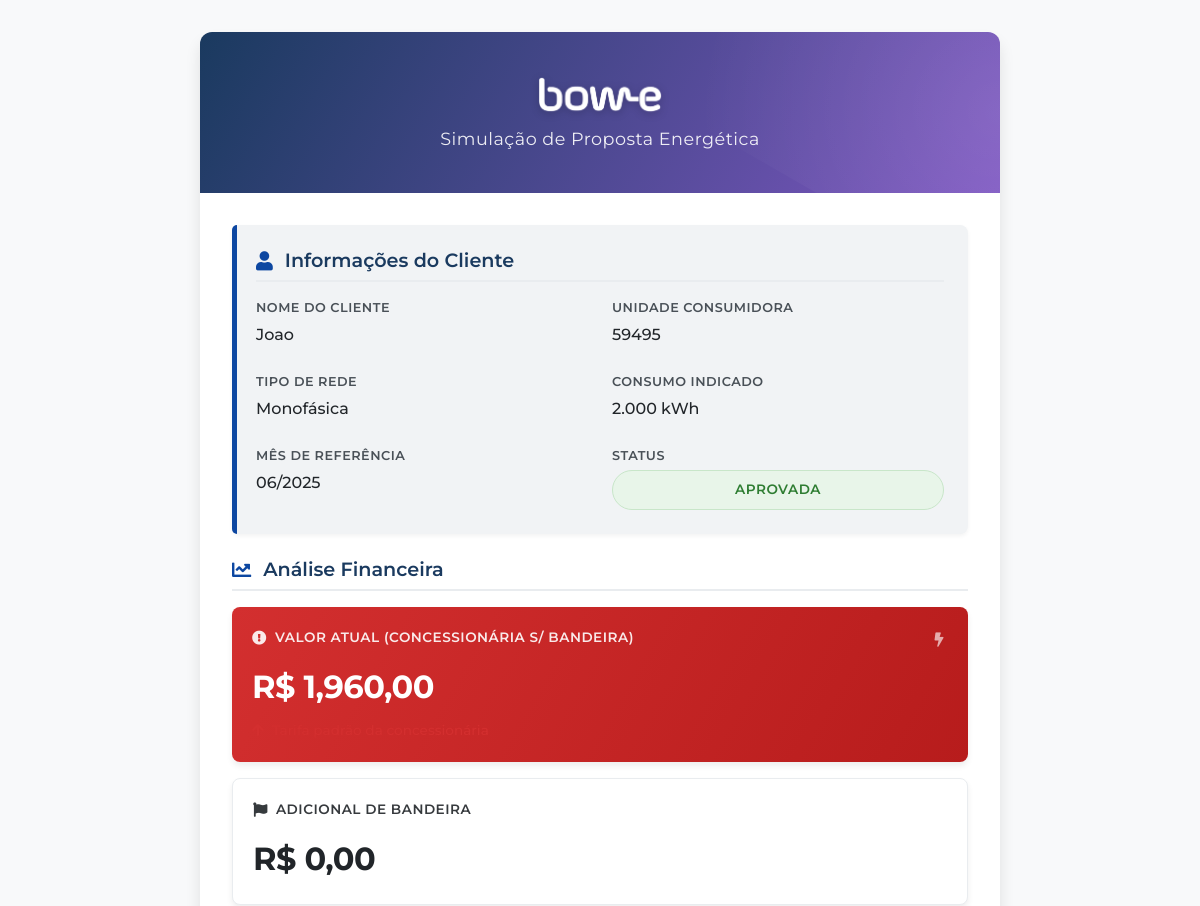
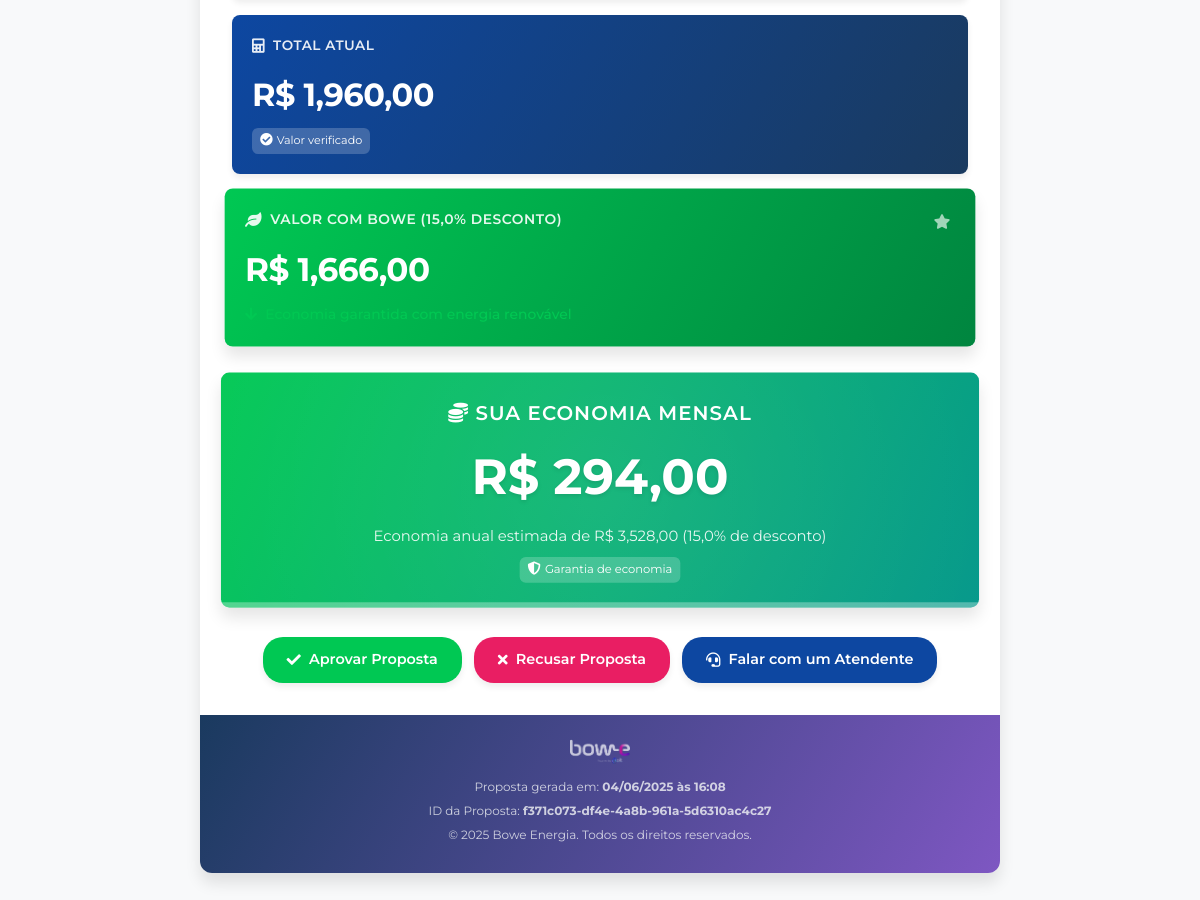
Page /proposta/f371c073-df4e-4a8b-961a-5d6310ac4c27 on the committed database (2 pictures, top to bottom).
### src/models/proposta.py (models this page shows, shortened)
class Proposta(db.Model):
    __tablename__ = 'propostas'
    id = db.Column(db.Integer, primary_key=True)
    id_publico = db.Column(db.String(36), unique=True, nullable=False)
    data_criacao = db.Column(db.DateTime, default=datetime.utcnow)
    status = db.Column(db.String(20), default='Pendente')
    nome_vendedor = db.Column(db.String(100), nullable=False, default="Bowe Energia")
    telefone_vendedor = db.Column(db.String(20), nullable=False, default="(00) 0000-0000")
    chave_pix = db.Column(db.String(100))
    cidade_indicador = db.Column(db.String(100))
    lider = db.Column(db.String(100))
    cpf_indicador = db.Column(db.String(14))
    nome_indicado = db.Column(db.String(100), nullable=False)
    telefone_indicado = db.Column(db.String(20))
    email_indicado = db.Column(db.String(100))
    unidade_consumidora = db.Column(db.String(20), nullable=False)
    consumo_indicado = db.Column(db.Float, nullable=False)
    tipo_rede = db.Column(db.String(20), nullable=False)
    mes_atual = db.Column(db.String(20), nullable=False)
    taxa_concessionaria = db.Column(db.Float, nullable=False)
    taxa_bandeira = db.Column(db.Float, default=0)
    taxa_enersim = db.Column(db.Float)  # Mantido para compatibilidade
    percentual_desconto = db.Column(db.Float, nullable=False)  # Novo campo
    pagar_energisa = db.Column(db.Float, nullable=False)
    pagar_energisa_mais_bandeira = db.Column(db.Float, nullable=False)
    pagar_enersim = db.Column(db.Float, nullable=False)
    economia = db.Column(db.Float, nullable=False)
    economia_anual = db.Column(db.Float, nullable=False)
    porcentagem_economia = db.Column(db.Float, nullable=False)
    modelo_contrato = db.Column(db.String(100))

### src/routes/proposta.py (the view)
@proposta_bp.route('/proposta/<id_publico>')
def visualizar(id_publico):
    proposta = Proposta.query.filter_by(id_publico=id_publico).first_or_404()
    proposta.data_criacao_brasilia = convert_to_brasilia_time(proposta.data_criacao)
    return render_template('proposta.html', proposta=proposta)

### src/routes/proposta.py (called while the page is built)
def convert_to_brasilia_time(utc_dt):
    if utc_dt is None:
        return None
    utc_timezone = pytz.timezone('UTC')
    brasilia_timezone = pytz.timezone('America/Sao_Paulo')
    utc_dt = utc_timezone.localize(utc_dt)
    brasilia_dt = utc_dt.astimezone(brasilia_timezone)
    return brasilia_dt

### src/templates/proposta.html (shortened to what this page needs)
{% extends "base.html" %}
{% block styles %}
<link rel="stylesheet" href="{{ url_for('static', filename='css/bowe_professional.css') }}">
<link rel="stylesheet" href="https://cdnjs.cloudflare.com/ajax/libs/font-awesome/5.15.4/css/all.min.css">
{% endblock %}
{% block content %}
<div class="proposal-container" id="proposal-content">
    <div class="header">
        <div class="header-content">
            <div class="logo-container">
                <img src="{{ url_for('static', filename='img/logo.png') }}" alt="Bowe Energia Logo" class="logo-icon">
            </div>
            <div class="subtitle">Simulação de Proposta Energética</div>
        </div>
    </div>
    <div class="proposal-content">
        <div class="client-info">
            <h2 class="section-title"><i class="fas fa-user"></i> Informações do Cliente</h2>
            <div class="info-grid">
                <div class="info-item">
                    <span class="info-label">Nome do Cliente</span>
                    <span class="info-value">{{ proposta.nome_indicado }}</span>
                </div>
                <div class="info-item">
                    <span class="info-label">Unidade Consumidora</span>
                    <span class="info-value">{{ proposta.unidade_consumidora }}</span>
                </div>
                <div class="info-item">
                    <span class="info-label">Tipo de Rede</span>
                    <span class="info-value">{{ proposta.tipo_rede }}</span>
                </div>
                <div class="info-item">
                    <span class="info-label">Consumo Indicado</span>
                    <span class="info-value">{{ "{:,.0f}".format(proposta.consumo_indicado|int).replace(',', '.') }} kWh</span>
                </div>
                <div class="info-item">
                    <span class="info-label">Mês de Referência</span>
                    <span class="info-value">{{ proposta.mes_atual }}</span>
                </div>
                <div class="info-item">
                    <span class="info-label">Status</span>
                    {% set status_class = "status-pendente" %}
                    {% if proposta.status == "Aprovada" %}
                        {% set status_class = "status-aprovada" %}
                    {% elif proposta.status == "Recusada" %}
                        {% set status_class = "status-recusada" %}
                    {% endif %}
                    <span class="status-badge {{ status_class }}">{{ proposta.status or "Pendente" }}</span>
                </div>
            </div>
        </div>
        <div class="section financial-analysis">
            <h2 class="section-title"><i class="fas fa-chart-line"></i> Análise Financeira</h2>
            <div class="financial-cards">
                <div class="financial-card current">
                    <div class="card-title">
                        <i class="fas fa-exclamation-circle"></i> Valor Atual (Concessionária s/ Bandeira)
                        <span class="card-indicator"><i class="fas fa-bolt"></i></span>
                    </div>
                    <div class="card-value">R$ {{ "{:,.2f}".format(proposta.pagar_energisa).replace(',', '.').replace('.', ',') }}</div>
                    <div class="value-comparison expensive">
                        <i class="fas fa-arrow-up"></i> Tarifa padrão da concessionária
                    </div>
                </div>
                {% if proposta.taxa_bandeira > 0 %}
                <div class="financial-card neutral">
                    <div class="card-title">
                        <i class="fas fa-flag"></i> Adicional de Bandeira
                    </div>
                    <div class="card-value">R$ {{ "{:,.2f}".format(proposta.pagar_energisa_mais_bandeira - proposta.pagar_energisa).replace(',', '.').replace('.', ',') }}</div>
                </div>
                <div class="financial-card total">
                    <div class="card-title">
                        <i class="fas fa-calculator"></i> Total Atual com Bandeira
                    </div>
                    <div class="card-value">R$ {{ "{:,.2f}".format(proposta.pagar_energisa_mais_bandeira).replace(',', '.').replace('.', ',') }}</div>
                    <div class="trust-badge">
                        <i class="fas fa-check-circle"></i> Valor verificado
                    </div>
                </div>
                {% else %}
                <div class="financial-card neutral">
                    <div class="card-title">
                        <i class="fas fa-flag"></i> Adicional de Bandeira
                    </div>
                    <div class="card-value">R$ 0,00</div>
                </div>
                <div class="financial-card total">
                    <div class="card-title">
                        <i class="fas fa-calculator"></i> Total Atual
                    </div>
                    <div class="card-value">R$ {{ "{:,.2f}".format(proposta.pagar_energisa_mais_bandeira).replace(',', '.').replace('.', ',') }}</div>
                    <div class="trust-badge">
                        <i class="fas fa-check-circle"></i> Valor verificado
                    </div>
                </div>
                {% endif %}
                <div class="financial-card highlight">
                    <div class="card-title">
                        <i class="fas fa-leaf"></i> Valor com Bowe ({{ "{:.1f}".format(proposta.percentual_desconto).replace('.', ',') }}% desconto)
                        <span class="card-indicator"><i class="fas fa-star"></i></span>
                    </div>
                    <div class="card-value">R$ {{ "{:,.2f}".format(proposta.pagar_enersim).replace(',', '.').replace('.', ',') }}</div>
                    <div class="value-comparison savings">
                        <i class="fas fa-arrow-down"></i> Economia garantida com energia renovável
                    </div>
                </div>
            </div>
        </div>
        <div class="economy-highlight">
            <div class="economy-title"><i class="fas fa-coins"></i> Sua Economia Mensal</div>
            <div class="economy-value">R$ {{ "{:,.2f}".format(proposta.economia).replace(',', '.').replace('.', ',') }}</div>
            <div class="economy-subtitle">Economia anual estimada de R$ {{ "{:,.2f}".format(proposta.economia_anual).replace(',', '.').replace('.', ',') }} ({{ "{:.1f}".format(proposta.percentual_desconto).replace('.', ',') }}% de desconto)</div>
            <div class="trust-badge">
                <i class="fas fa-shield-alt"></i> Garantia de economia
            </div>
        </div>
        <div class="actions">
            <form action="{{ url_for('proposta.resposta', id_publico=proposta.id_publico) }}" method="POST">
                <button type="submit" class="btn btn-success">
                    <i class="fas fa-check"></i> Aprovar Proposta
                </button>
            </form>
            <form action="{{ url_for('proposta.resposta', id_publico=proposta.id_publico) }}" method="POST">
                <button type="submit" class="btn btn-danger">
                    <i class="fas fa-times"></i> Recusar Proposta
                </button>
            </form>
            <a href="https://wa.me/5500000000000?text=Olá, gostaria de falar sobre a proposta {{ proposta.id_publico }}" class="btn btn-primary" target="_blank">
                 <i class="fas fa-headset"></i> Falar com um Atendente
            </a>
        </div>
    </div>
    <div class="footer">
        <img src="{{ url_for('static', filename='img/powered.png') }}" alt="Bowe Energia" class="footer-logo">
        <p>Proposta gerada em: <strong>{{ proposta.data_criacao_brasilia.strftime("%d/%m/%Y às %H:%M") if proposta.data_criacao_brasilia else "N/A" }}</strong></p>
        <p>ID da Proposta: <strong>{{ proposta.id_publico }}</strong></p>
        <p>&copy; 2025 Bowe Energia. Todos os direitos reservados.</p>
    </div>
</div>
{% endblock %}

### src/static/css/style.css (style rules this page uses)
body { font-family: 'Roboto', sans-serif; background-color: #f8f9fa; }
.btn-primary { background-color: #0056b3; border-color: #0056b3; }
.btn-success { background-color: #28a745; border-color: #28a745; }

### src/templates/proposta.html (style rules this page uses)
body { background-color: #f8f9fa; padding: 0; margin: 0; font-family: 'Montserrat', sans-serif; }

### rows in the picture
Proposta: nome_indicado "Joao", unidade_consumidora "59495", tipo_rede "Monofásica", consumo_indicado "2.000", mes_atual "06/2025", status "APROVADA", pagar_energisa "1,960,00", pagar_energisa_mais_bandeira "1,960,00", percentual_desconto "15,0", pagar_enersim "1,666,00", economia "294,00", economia_anual "3,528,00", id_publico "f371c073-df4e-4a8b-961a-5d6310ac4c27"
